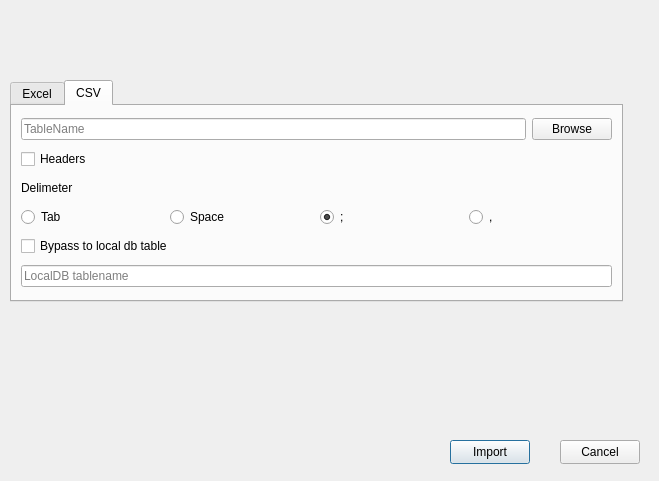
<?xml version="1.0" encoding="UTF-8"?>
<ui version="4.0">
 <class>ImportDialog</class>
 <widget class="QDialog" name="ImportDialog">
  <property name="geometry">
   <rect>
    <x>0</x>
    <y>0</y>
    <width>659</width>
    <height>481</height>
   </rect>
  </property>
  <property name="windowTitle">
   <string>Import</string>
  </property>
  <widget class="QPushButton" name="import_pushButton">
   <property name="geometry">
    <rect>
     <x>450</x>
     <y>440</y>
     <width>80</width>
     <height>24</height>
    </rect>
   </property>
   <property name="text">
    <string>Import</string>
   </property>
  </widget>
  <widget class="QPushButton" name="pushButton">
   <property name="geometry">
    <rect>
     <x>560</x>
     <y>440</y>
     <width>80</width>
     <height>24</height>
    </rect>
   </property>
   <property name="text">
    <string>Cancel</string>
   </property>
  </widget>
  <widget class="QTabWidget" name="tabWidget">
   <property name="geometry">
    <rect>
     <x>10</x>
     <y>80</y>
     <width>613</width>
     <height>222</height>
    </rect>
   </property>
   <property name="currentIndex">
    <number>1</number>
   </property>
   <property name="documentMode">
    <bool>false</bool>
   </property>
   <widget class="QWidget" name="ExcelTab">
    <attribute name="title">
     <string>Excel</string>
    </attribute>
    <layout class="QVBoxLayout" name="verticalLayout_2">
     <item>
      <layout class="QHBoxLayout" name="horizontalLayout_3">
       <item>
        <widget class="QLineEdit" name="Excel_TableName">
         <property name="placeholderText">
          <string>TableName</string>
         </property>
        </widget>
       </item>
       <item>
        <widget class="QPushButton" name="ExcelBrowse_pushButton">
         <property name="text">
          <string>Browse</string>
         </property>
        </widget>
       </item>
      </layout>
     </item>
     <item>
      <widget class="QCheckBox" name="ExcelHeaders_checkBox">
       <property name="text">
        <string>Headers</string>
       </property>
      </widget>
     </item>
     <item>
      <widget class="QLineEdit" name="ExcelWorksheetName_lineEdit">
       <property name="placeholderText">
        <string>Worksheetname</string>
       </property>
      </widget>
     </item>
    </layout>
   </widget>
   <widget class="QWidget" name="CSVTab">
    <attribute name="title">
     <string>CSV</string>
    </attribute>
    <layout class="QVBoxLayout" name="verticalLayout_3">
     <item>
      <layout class="QHBoxLayout" name="horizontalLayout_6">
       <item>
        <widget class="QLineEdit" name="CSV_TableName">
         <property name="placeholderText">
          <string>TableName</string>
         </property>
        </widget>
       </item>
       <item>
        <widget class="QPushButton" name="CSVBrowse_pushButton">
         <property name="text">
          <string>Browse</string>
         </property>
        </widget>
       </item>
      </layout>
     </item>
     <item>
      <widget class="QCheckBox" name="CSVHeaders_checkBox">
       <property name="text">
        <string>Headers</string>
       </property>
      </widget>
     </item>
     <item>
      <widget class="QLabel" name="label_2">
       <property name="maximumSize">
        <size>
         <width>16777215</width>
         <height>20</height>
        </size>
       </property>
       <property name="text">
        <string>Delimeter</string>
       </property>
      </widget>
     </item>
     <item>
      <layout class="QHBoxLayout" name="horizontalLayout_5">
       <item>
        <widget class="QRadioButton" name="CSVDelimeterTab_radioButton">
         <property name="text">
          <string>Tab</string>
         </property>
        </widget>
       </item>
       <item>
        <widget class="QRadioButton" name="CSVDelimeterSpace_radioButton">
         <property name="text">
          <string>Space</string>
         </property>
        </widget>
       </item>
       <item>
        <widget class="QRadioButton" name="CSVDelimeterSemicolumn_radioButton">
         <property name="text">
          <string>;</string>
         </property>
         <property name="checked">
          <bool>true</bool>
         </property>
        </widget>
       </item>
       <item>
        <widget class="QRadioButton" name="CSVDelimeterComma_radioButton">
         <property name="text">
          <string>,</string>
         </property>
        </widget>
       </item>
      </layout>
     </item>
     <item>
      <widget class="QCheckBox" name="CSVBypass_checkBox">
       <property name="text">
        <string>Bypass to local db table</string>
       </property>
      </widget>
     </item>
     <item>
      <widget class="QLineEdit" name="CSVBypassTablename_lineEdit">
       <property name="placeholderText">
        <string>LocalDB tablename</string>
       </property>
      </widget>
     </item>
    </layout>
   </widget>
  </widget>
 </widget>
 <resources/>
 <connections/>
</ui>
